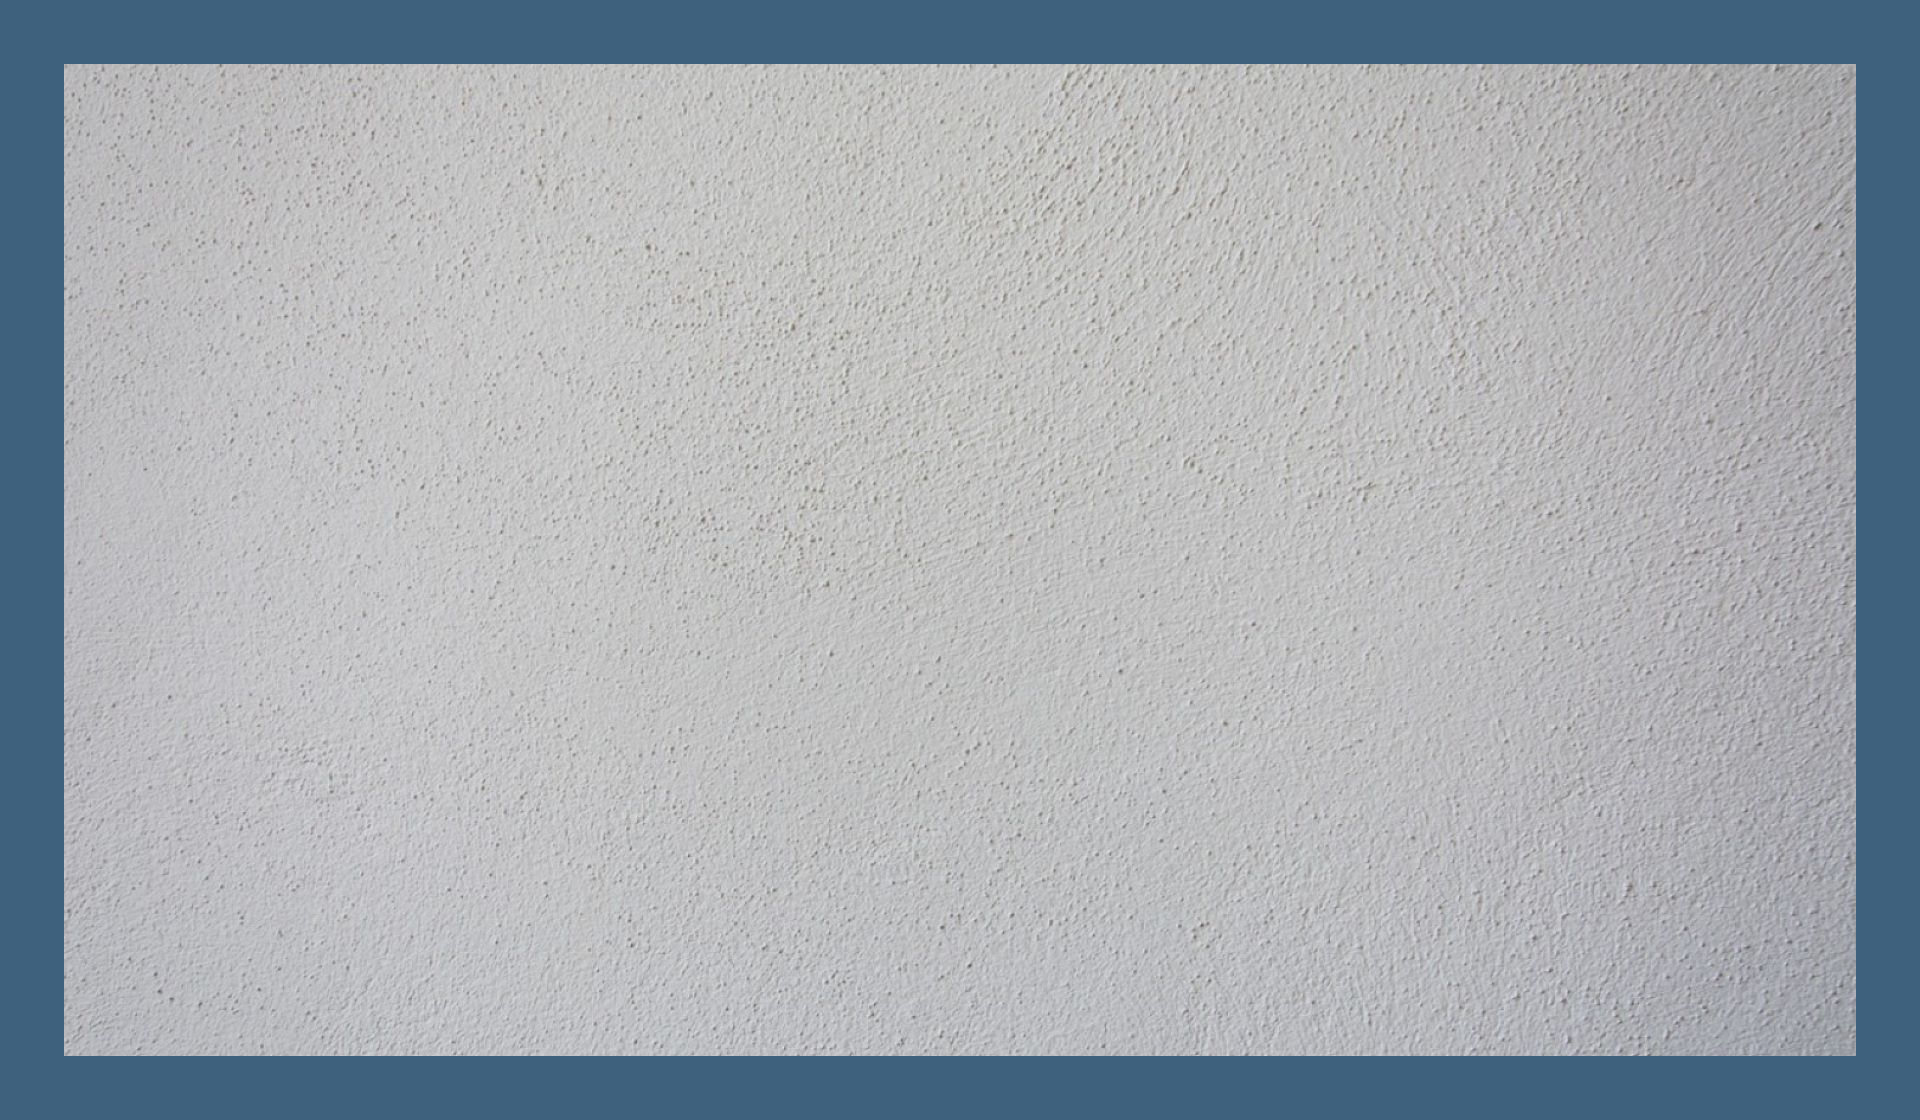

Below is a game level as drawn by its tile map, then a one-line description and the .tmx file that defines it, in full:
An orthogonal 60x35 tile map with 32x32 px tiles, 1 tile layer (terrain), 1 image layer and 4 objects.

<map version="1.10" tiledversion="1.11.0" orientation="orthogonal" renderorder="right-down" width="60" height="35" tilewidth="32" tileheight="32" infinite="0" nextlayerid="4" nextobjectid="5">
 <tileset firstgid="1" source="0-tileset-32x32.tsx" />
 <imagelayer id="2" name="bg">
  <image source="../wall-680178_1280.jpg" width="1920" height="1279" />
 </imagelayer>
 <layer id="1" name="terrain" width="60" height="35">
  <data encoding="csv">
117,117,117,117,117,117,117,117,117,117,117,117,117,117,117,117,117,117,117,117,117,117,117,117,117,117,117,117,117,117,117,117,117,117,117,117,117,117,117,117,117,117,117,117,117,117,117,117,117,117,117,117,117,117,117,117,117,117,117,117,
117,117,117,117,117,117,117,117,117,117,117,117,117,117,117,117,117,117,117,117,117,117,117,117,117,117,117,117,117,117,117,117,117,117,117,117,117,117,117,117,117,117,117,117,117,117,117,117,117,117,117,117,117,117,117,117,117,117,117,117,
117,117,0,0,0,0,0,0,0,0,0,0,0,0,0,0,0,0,0,0,0,0,0,0,0,0,0,0,0,0,0,0,0,0,0,0,0,0,0,0,0,0,0,0,0,0,0,0,0,0,0,0,0,0,0,0,0,0,117,117,
117,117,0,0,0,0,0,0,0,0,0,0,0,0,0,0,0,0,0,0,0,0,0,0,0,0,0,0,0,0,0,0,0,0,0,0,0,0,0,0,0,0,0,0,0,0,0,0,0,0,0,0,0,0,0,0,0,0,117,117,
117,117,0,0,0,0,0,0,0,0,0,0,0,0,0,0,0,0,0,0,0,0,0,0,0,0,0,0,0,0,0,0,0,0,0,0,0,0,0,0,0,0,0,0,0,0,0,0,0,0,0,0,0,0,0,0,0,0,117,117,
117,117,0,0,0,0,0,0,0,0,0,0,0,0,0,0,0,0,0,0,0,0,0,0,0,0,0,0,0,0,0,0,0,0,0,0,0,0,0,0,0,0,0,0,0,0,0,0,0,0,0,0,0,0,0,0,0,0,117,117,
117,117,0,0,0,0,0,0,0,0,0,0,0,0,0,0,0,0,0,0,0,0,0,0,0,0,0,0,0,0,0,0,0,0,0,0,0,0,0,0,0,0,0,0,0,0,0,0,0,0,0,0,0,0,0,0,0,0,117,117,
117,117,0,0,0,0,0,0,0,0,0,0,0,0,0,0,0,0,0,0,0,0,0,0,0,0,0,0,0,0,0,0,0,0,0,0,0,0,0,0,0,0,0,0,0,0,0,0,0,0,0,0,0,0,0,0,0,0,117,117,
117,117,0,0,0,0,0,0,0,0,0,0,0,0,0,0,0,0,0,0,0,0,0,0,0,0,0,0,0,0,0,0,0,0,0,0,0,0,0,0,0,0,0,0,0,0,0,0,0,0,0,0,0,0,0,0,0,0,117,117,
117,117,0,0,0,0,0,0,0,0,0,0,0,0,0,0,0,0,0,0,0,0,0,0,0,0,0,0,0,0,0,0,0,0,0,0,0,0,0,0,0,0,0,0,0,0,0,0,0,0,0,0,0,0,0,0,0,0,117,117,
117,117,0,0,0,0,0,0,0,0,0,0,0,0,0,0,0,0,0,0,0,0,0,0,0,0,0,0,0,0,0,0,0,0,0,0,0,0,0,0,0,0,0,0,0,0,0,0,0,0,0,0,0,0,0,0,0,0,117,117,
117,117,0,0,0,0,0,0,0,0,0,0,0,0,0,0,0,0,0,0,0,0,0,0,0,0,0,0,0,0,0,0,0,0,0,0,0,0,0,0,0,0,0,0,0,0,0,0,0,0,0,0,0,0,0,0,0,0,117,117,
117,117,0,0,0,0,0,0,0,0,0,0,0,0,0,0,0,0,0,0,0,0,0,0,0,0,0,0,0,0,0,0,0,0,0,0,0,0,0,0,0,0,0,0,0,0,0,0,0,0,0,0,0,0,0,0,0,0,117,117,
117,117,0,0,0,0,0,0,0,0,0,0,0,0,0,0,0,0,0,0,0,0,0,0,0,0,0,0,0,0,0,0,0,0,0,0,0,0,0,0,0,0,0,0,0,0,0,0,0,0,0,0,0,0,0,0,0,0,117,117,
117,117,0,0,0,0,0,0,0,0,0,0,0,0,0,0,0,0,0,0,0,0,0,0,0,0,0,0,0,0,0,0,0,0,0,0,0,0,0,0,0,0,0,0,0,0,0,0,0,0,0,0,0,0,0,0,0,0,117,117,
117,117,0,0,0,0,0,0,0,0,0,0,0,0,0,0,0,0,0,0,0,0,0,0,0,0,0,0,0,0,0,0,0,0,0,0,0,0,0,0,0,0,0,0,0,0,0,0,0,0,0,0,0,0,0,0,0,0,117,117,
117,117,0,0,0,0,0,0,0,0,0,0,0,0,0,0,0,0,0,0,0,0,0,0,0,0,0,0,0,0,0,0,0,0,0,0,0,0,0,0,0,0,0,0,0,0,0,0,0,0,0,0,0,0,0,0,0,0,117,117,
117,117,0,0,0,0,0,0,0,0,0,0,0,0,0,0,0,0,0,0,0,0,0,0,0,0,0,0,0,0,0,0,0,0,0,0,0,0,0,0,0,0,0,0,0,0,0,0,0,0,0,0,0,0,0,0,0,0,117,117,
117,117,0,0,0,0,0,0,0,0,0,0,0,0,0,0,0,0,0,0,0,0,0,0,0,0,0,0,0,0,0,0,0,0,0,0,0,0,0,0,0,0,0,0,0,0,0,0,0,0,0,0,0,0,0,0,0,0,117,117,
117,117,0,0,0,0,0,0,0,0,0,0,0,0,0,0,0,0,0,0,0,0,0,0,0,0,0,0,0,0,0,0,0,0,0,0,0,0,0,0,0,0,0,0,0,0,0,0,0,0,0,0,0,0,0,0,0,0,117,117,
117,117,0,0,0,0,0,0,0,0,0,0,0,0,0,0,0,0,0,0,0,0,0,0,0,0,0,0,0,0,0,0,0,0,0,0,0,0,0,0,0,0,0,0,0,0,0,0,0,0,0,0,0,0,0,0,0,0,117,117,
117,117,0,0,0,0,0,0,0,0,0,0,0,0,0,0,0,0,0,0,0,0,0,0,0,0,0,0,0,0,0,0,0,0,0,0,0,0,0,0,0,0,0,0,0,0,0,0,0,0,0,0,0,0,0,0,0,0,117,117,
117,117,0,0,0,0,0,0,0,0,0,0,0,0,0,0,0,0,0,0,0,0,0,0,0,0,0,0,0,0,0,0,0,0,0,0,0,0,0,0,0,0,0,0,0,0,0,0,0,0,0,0,0,0,0,0,0,0,117,117,
117,117,0,0,0,0,0,0,0,0,0,0,0,0,0,0,0,0,0,0,0,0,0,0,0,0,0,0,0,0,0,0,0,0,0,0,0,0,0,0,0,0,0,0,0,0,0,0,0,0,0,0,0,0,0,0,0,0,117,117,
117,117,0,0,0,0,0,0,0,0,0,0,0,0,0,0,0,0,0,0,0,0,0,0,0,0,0,0,0,0,0,0,0,0,0,0,0,0,0,0,0,0,0,0,0,0,0,0,0,0,0,0,0,0,0,0,0,0,117,117,
117,117,0,0,0,0,0,0,0,0,0,0,0,0,0,0,0,0,0,0,0,0,0,0,0,0,0,0,0,0,0,0,0,0,0,0,0,0,0,0,0,0,0,0,0,0,0,0,0,0,0,0,0,0,0,0,0,0,117,117,
117,117,0,0,0,0,0,0,0,0,0,0,0,0,0,0,0,0,0,0,0,0,0,0,0,0,0,0,0,0,0,0,0,0,0,0,0,0,0,0,0,0,0,0,0,0,0,0,0,0,0,0,0,0,0,0,0,0,117,117,
117,117,0,0,0,0,0,0,0,0,0,0,0,0,0,0,0,0,0,0,0,0,0,0,0,0,0,0,0,0,0,0,0,0,0,0,0,0,0,0,0,0,0,0,0,0,0,0,0,0,0,0,0,0,0,0,0,0,117,117,
117,117,0,0,0,0,0,0,0,0,0,0,0,0,0,0,0,0,0,0,0,0,0,0,0,0,0,0,0,0,0,0,0,0,0,0,0,0,0,0,0,0,0,0,0,0,0,0,0,0,0,0,0,0,0,0,0,0,117,117,
117,117,0,0,0,0,0,0,0,0,0,0,0,0,0,0,0,0,0,0,0,0,0,0,0,0,0,0,0,0,0,0,0,0,0,0,0,0,0,0,0,0,0,0,0,0,0,0,0,0,0,0,0,0,0,0,0,0,117,117,
117,117,0,0,0,0,0,0,0,0,0,0,0,0,0,0,0,0,0,0,0,0,0,0,0,0,0,0,0,0,0,0,0,0,0,0,0,0,0,0,0,0,0,0,0,0,0,0,0,0,0,0,0,0,0,0,0,0,117,117,
117,117,0,0,0,0,0,0,0,0,0,0,0,0,0,0,0,0,0,0,0,0,0,0,0,0,0,0,0,0,0,0,0,0,0,0,0,0,0,0,0,0,0,0,0,0,0,0,0,0,0,0,0,0,0,0,0,0,117,117,
117,117,0,0,0,0,0,0,0,0,0,0,0,0,0,0,0,0,0,0,0,0,0,0,0,0,0,0,0,0,0,0,0,0,0,0,0,0,0,0,0,0,0,0,0,0,0,0,0,0,0,0,0,0,0,0,0,0,117,117,
117,117,117,117,117,117,117,117,117,117,117,117,117,117,117,117,117,117,117,117,117,117,117,117,117,117,117,117,117,117,117,117,117,117,117,117,117,117,117,117,117,117,117,117,117,117,117,117,117,117,117,117,117,117,117,117,117,117,117,117,
117,117,117,117,117,117,117,117,117,117,117,117,117,117,117,117,117,117,117,117,117,117,117,117,117,117,117,117,117,117,117,117,117,117,117,117,117,117,117,117,117,117,117,117,117,117,117,117,117,117,117,117,117,117,117,117,117,117,117,117
</data>
 </layer>
 <objectgroup id="3" name="terrainObj">
  <object id="1" x="0" y="0.716194" width="63.6494" height="1119.2" />
  <object id="2" x="63.9332" y="1055.73" width="1856.94" height="63.6832" />
  <object id="3" x="1855.44" y="0.648581" width="65.717" height="1055.01" />
  <object id="4" x="64.1494" y="0.932387" width="1792.79" height="62.217" />
 </objectgroup>
</map>
